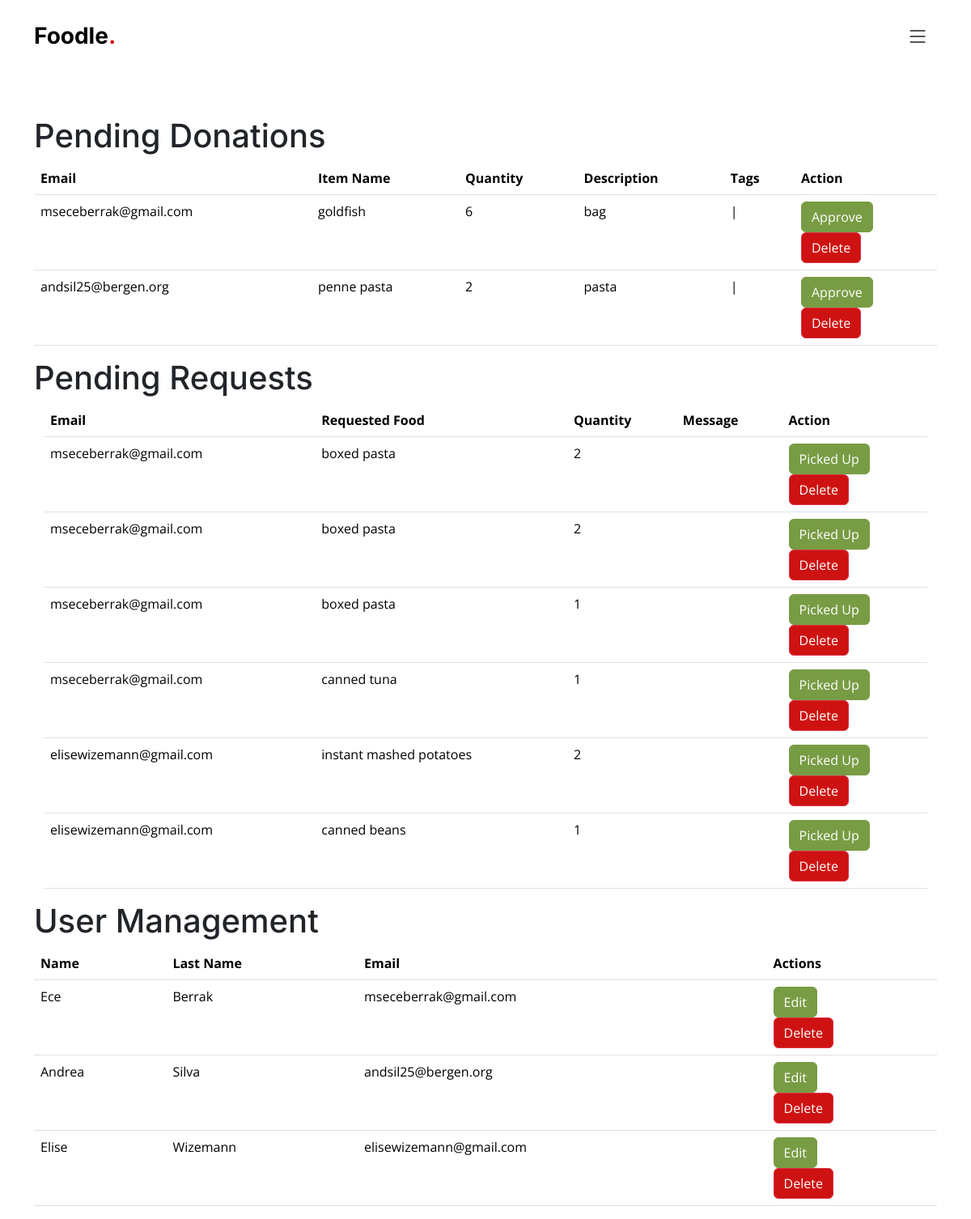
The page /admin (signed in) on the database its author committed.
### app.py (models this page shows, shortened)
class Donation(db.Model):
    id = db.Column(db.Integer, primary_key=True)
    user_id = db.Column(db.Integer, db.ForeignKey('user.id'))
    email = db.Column(db.String(100))
    item_name = db.Column(db.String(100), nullable=False)
    quantity = db.Column(db.Integer, nullable=False)
    description = db.Column(db.String(255))
    status = db.Column(db.String(20), default='pending')
    tags = db.Column(db.String(255))
    bank = db.Column(db.String(255))
    user = db.relationship('User', back_populates='donations')

class User(db.Model, UserMixin):
    id = db.Column(db.Integer, primary_key=True)
    name = db.Column(db.String(255))
    last_name = db.Column(db.String(255))
    email = db.Column(db.String(255), unique=True, nullable=False)
    password_hash = db.Column(db.String(255), nullable=False)
    email_verification_token = db.Column(db.String(255))
    is_verified = db.Column(db.Boolean, default=False)
    userdonations = db.relationship('Donation', backref='donor', lazy=True)
    profile_picture = db.Column(db.LargeBinary)
    reset_token = db.Column(db.String(255))
    mfa_enabled = db.Column(db.Boolean, default=False)
    mfa_token = db.Column(db.String(255))
    donations = db.relationship('Donation', back_populates='user')

class Request(db.Model):
    id = db.Column(db.Integer, primary_key=True)
    email = db.Column(db.String(100), nullable=False)
    item_name = db.Column(db.String(100), nullable=False)
    description = db.Column(db.String(255))
    quantity = db.Column(db.Integer, nullable=False)
    bank = db.Column(db.String(255))
    status = db.Column(db.String(20), default='pending')

### app.py (the view)
@app.route('/admin')
@login_required
def admin_dashboard():
    if current_user.email != 'mseceberrak@gmail.com':
        flash('You are not authorized to access this page.', 'danger')
        return redirect(url_for('index'))
    pending_donations = Donation.query.filter_by(status='pending').all()
    pending_requests = Request.query.filter_by(status='pending').all()
    users = User.query.all()
    return render_template('admin_dashboard.html', pending_donations=pending_donations, pending_requests=pending_requests, users=users)

### app.py (called while the page is built)
@login_manager.user_loader
def load_user(user_id):
    return User.query.get(int(user_id))

### templates/admin_dashboard.html (shortened to what this page needs)
{%extends "base.html"%}
{%block content%}
<br><br><br><br><br><br>
<div class="container">
<h1>Pending Donations</h1>
<table class="table">
    <thead>
        <tr>
            <th>Email</th>
            <th>Item Name</th>
            <th>Quantity</th>
            <th>Description</th>
            <th>Tags</th>
            <th>Action</th>
        </tr>
    </thead>
    <tbody class="table-body">
        {% for donation in pending_donations %}
        <tr class="table-row">
            <td>{{ donation.user.email }}</td>
            <td>{{ donation.item_name }}</td>
            <td>{{ donation.quantity }}</td>
            <td>{{ donation.description }}</td>
            <td>{{ donation.tags }}</td>
            <td>
                <form method="post" action="{{ url_for('admin_approve_donation', donation_id=donation.id) }}">
                    <button type="submit" class="btn btn-success">Approve</button>
                </form>
                <form method="post" action="{{ url_for('admin_delete_donation', donation_id=donation.id) }}" onsubmit="return confirm('Are you sure you want to delete this donation?');">
                    <button type="submit" class="btn btn-danger">Delete</button>
                </form>
            </td>
        </tr>
        {% endfor %}
    </tbody>
</table>
<h1>Pending Requests</h1>
<div class="container">
    <table class="table">
        <thead>
            <tr>
                <th>Email</th>
                <th>Requested Food</th>
                <th>Quantity</th>
                <th>Message</th>
                <th>Action</th>
            </tr>
        </thead>
        <tbody >
            {% for request in pending_requests %}
            <tr class="table-row">
                <td>{{ request.email }}</td>
                <td>{{ request.item_name }}</td>
                <td>{{ request.quantity }}</td>
                <td>{{ request.message }}</td>
                <td>
                    <form method="post" action="{{ url_for('mark_request_as_picked_up', request_id=request.id) }}">
                        <button type="submit" class="btn btn-success">Picked Up</button>
                    </form>
                    <form method="post" action="{{ url_for('admin_delete_request', request_id=request.id) }}" onsubmit="return confirm('Are you sure you want to delete this request?');">
                        <button type="submit" class="btn btn-danger">Delete</button>
                    </form>
                </td>
            </tr>
            {% endfor %}
        </tbody>
    </table>
</div>
<h1>User Management</h1>
<table class="table">
    <thead>
        <tr class="table-row">
            <th>Name</th>
            <th>Last Name</th>
            <th>Email</th>
            <th>Actions</th>
        </tr>
    </thead>
    <tbody class="table-body">
        {% for user in users %}
        <tr>
            <td>{{ user.name }}</td>
            <td>{{ user.last_name }}</td>
            <td>{{ user.email }}</td>
            <td>
                <a class="btn btn-success" href="{{ url_for('admin_edit_user', user_id=user.id) }}">Edit</a>
                <form method="post" action="{{ url_for('admin_delete_user', user_id=user.id) }}" onsubmit="return confirm('Are you sure you want to delete this user?');">
                    <button type="submit" class="btn btn-danger">Delete</button>
                </form>
            </td>
        </tr>
        {% endfor %}
    </tbody>
</table>
</div>
{%endblock%}

### static/assets/css/main.css (style rules this page uses)
.btn-danger { background-color: #ce1212; color:white }
.btn-success { background-color: #789c44; border-color: #789c44; color:white }
:root { --font-default: "Open Sans", system-ui, -apple-system, "Segoe UI", Roboto, "Helvetica Neue", Arial, "Noto Sans", "Liberation Sans", sans-serif, "Apple Color Emoji", "Segoe UI Emoji", "Segoe UI Symbol", "Noto Color Emoji"; --font-primary: "Amatic SC", sans-serif; --font-secondary: "Inter", sans-serif; }
:root { --color-default: #212529; --color-primary: #ce1212; --color-secondary: #37373f; }
:root { scroll-behavior: smooth; }
body { font-family: var(--font-default); color: var(--color-default); }
a { color: var(--color-primary); text-decoration: none; }
h1, h2, h3, h4, h5, h6 { font-family: var(--font-secondary); }

### rows shown on the page
Donation: user.email "mseceberrak@gmail.com", item_name "goldfish", quantity "6", description "bag", tags "|"
Donation: user.email "andsil25@bergen.org", item_name "penne pasta", quantity "2", description "pasta", tags "|"
Request: email "mseceberrak@gmail.com", item_name "boxed pasta", quantity "2"
Request: email "mseceberrak@gmail.com", item_name "boxed pasta", quantity "2"
Request: email "mseceberrak@gmail.com", item_name "boxed pasta", quantity "1"
Request: email "mseceberrak@gmail.com", item_name "canned tuna", quantity "1"
Request: email "elisewizemann@gmail.com", item_name "instant mashed potatoes", quantity "2"
Request: email "elisewizemann@gmail.com", item_name "canned beans", quantity "1"
User: name "Ece", last_name "Berrak", email "mseceberrak@gmail.com"
User: name "Andrea", last_name "Silva", email "andsil25@bergen.org"
User: name "Elise", last_name "Wizemann", email "elisewizemann@gmail.com"
